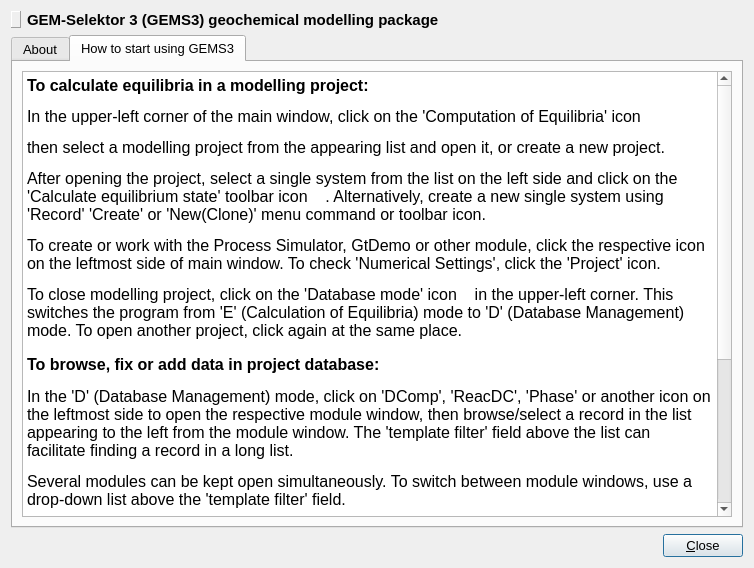
<?xml version="1.0" encoding="UTF-8"?>
<ui version="4.0">
 <class>HowToStartDialogData</class>
 <widget class="QDialog" name="HowToStartDialogData">
  <property name="geometry">
   <rect>
    <x>0</x>
    <y>0</y>
    <width>754</width>
    <height>568</height>
   </rect>
  </property>
  <property name="font">
   <font>
    <pointsize>10</pointsize>
   </font>
  </property>
  <property name="focusPolicy">
   <enum>Qt::TabFocus</enum>
  </property>
  <property name="windowTitle">
   <string>How To Start</string>
  </property>
  <layout class="QGridLayout" name="gridLayout">
   <item row="0" column="0">
    <widget class="QLabel" name="pLogoImg">
     <property name="sizePolicy">
      <sizepolicy hsizetype="Fixed" vsizetype="Fixed">
       <horstretch>0</horstretch>
       <verstretch>0</verstretch>
      </sizepolicy>
     </property>
     <property name="frameShape">
      <enum>QFrame::Panel</enum>
     </property>
     <property name="frameShadow">
      <enum>QFrame::Raised</enum>
     </property>
     <property name="pixmap">
      <pixmap resource="../GUI.qrc">:/Icons/gems50.png</pixmap>
     </property>
     <property name="scaledContents">
      <bool>true</bool>
     </property>
     <property name="alignment">
      <set>Qt::AlignCenter</set>
     </property>
     <property name="wordWrap">
      <bool>false</bool>
     </property>
    </widget>
   </item>
   <item row="0" column="1">
    <widget class="QLabel" name="label">
     <property name="font">
      <font>
       <pointsize>11</pointsize>
       <weight>75</weight>
       <bold>true</bold>
      </font>
     </property>
     <property name="text">
      <string>GEM-Selektor 3 (GEMS3) geochemical modelling package</string>
     </property>
    </widget>
   </item>
   <item row="1" column="0" colspan="3">
    <widget class="QTabWidget" name="tabWidget">
     <property name="currentIndex">
      <number>1</number>
     </property>
     <widget class="QWidget" name="tab">
      <attribute name="title">
       <string>About</string>
      </attribute>
      <layout class="QVBoxLayout" name="verticalLayout_2">
       <item>
        <widget class="QTextBrowser" name="textBrowser_2">
         <property name="font">
          <font>
           <pointsize>12</pointsize>
          </font>
         </property>
         <property name="autoFormatting">
          <set>QTextEdit::AutoBulletList</set>
         </property>
         <property name="html">
          <string>&lt;!DOCTYPE HTML PUBLIC &quot;-//W3C//DTD HTML 4.0//EN&quot; &quot;http://www.w3.org/TR/REC-html40/strict.dtd&quot;&gt;
&lt;html&gt;&lt;head&gt;&lt;meta name=&quot;qrichtext&quot; content=&quot;1&quot; /&gt;&lt;style type=&quot;text/css&quot;&gt;
p, li { white-space: pre-wrap; }
&lt;/style&gt;&lt;/head&gt;&lt;body style=&quot; font-family:'MS Shell Dlg 2'; font-size:12pt; font-weight:400; font-style:normal;&quot;&gt;
&lt;table border=&quot;0&quot; style=&quot;-qt-table-type: root; margin-top:4px; margin-bottom:4px; margin-left:4px; margin-right:4px;&quot;&gt;
&lt;tr&gt;
&lt;td style=&quot;border: none;&quot;&gt;
&lt;p style=&quot; margin-top:12px; margin-bottom:12px; margin-left:0px; margin-right:0px; -qt-block-indent:0; text-indent:0px;&quot;&gt;&lt;span style=&quot; font-weight:600;&quot;&gt;GEM-Selektor version 3&lt;/span&gt; (GEMS3) is a Gibbs Energy Minimization program package for interactive thermodynamic modeling of heterogeneous aquatic (geo)chemical systems, especially those involving metastability and dispersity of mineral phases, solid solution - aqueous solution equilbria, and adsorption/ion exchange. Processes of irreversible chemical mass transfer can be simulated from the principles of local and partial equilibrium. &lt;/p&gt;
&lt;p style=&quot; margin-top:12px; margin-bottom:12px; margin-left:0px; margin-right:0px; -qt-block-indent:0; text-indent:0px;&quot;&gt;The GEMS3 package includes a &lt;span style=&quot; font-weight:600;&quot;&gt;built-in (default) thermodynamic database&lt;/span&gt; in both thermochemical and reaction formats. 'Kernel' part of this database corresponds to the current edition of the Nagra-PSI database (Hummel et al., 2002). 'Complementary' part consists of the imported SUPCRT92 (Slop98.dat) database, commonly used in hydrothermal geochemistry. There are specific databases that can be downloaded from web sites of their developers (see more in Help documentation).  &lt;/p&gt;
&lt;p style=&quot; margin-top:12px; margin-bottom:12px; margin-left:0px; margin-right:0px; -qt-block-indent:0; text-indent:0px;&quot;&gt;A &lt;span style=&quot; font-weight:600;&quot;&gt;standalone variant of GEM solver - GEMS3K&lt;/span&gt; - is provided separately for use in coupled reactive transport modeling and related applications. The same numerical kernel (enhanced with the interpreter of GEMS Phase scripts) runs inside of the GEMS3 code.&lt;/p&gt;
&lt;p style=&quot; margin-top:12px; margin-bottom:12px; margin-left:0px; margin-right:0px; -qt-block-indent:0; text-indent:0px;&quot;&gt;The &lt;span style=&quot; font-weight:600;&quot;&gt;GEMS3 code is written in C/C++&lt;/span&gt;,  using the LGPL version of the Qt4.7 UI framework (&lt;a href=&quot;http://qt.nokia.com&quot;&gt;&lt;span style=&quot; text-decoration: underline; color:#0000ff;&quot;&gt;http://qt.nokia.com&lt;/span&gt;&lt;/a&gt;) and the GNU gcc compiler, which makes GEMS3 a cross-platform software for all major Linux, Mac OS X and Windows systems.&lt;/p&gt;
&lt;p style=&quot; margin-top:12px; margin-bottom:12px; margin-left:0px; margin-right:0px; -qt-block-indent:0; text-indent:0px;&quot;&gt;The GEMS3K code (the numerical kernel of GEMS3) is a C++ program without any GUI, only with ASCII file I/O, but capable to be compuled and executed also on parallel architectures. GEMS3K uses the public domain JAMA/C++ linear algebra package by Roldan Pozo (&lt;a href=&quot;http://math.nist.gov/tnt&quot;&gt;&lt;span style=&quot; text-decoration: underline; color:#0000ff;&quot;&gt;http://math.nist.gov/tnt&lt;/span&gt;&lt;/a&gt;).&lt;/p&gt;
&lt;p style=&quot; margin-top:12px; margin-bottom:12px; margin-left:0px; margin-right:0px; -qt-block-indent:0; text-indent:0px;&quot;&gt;&lt;span style=&quot; font-size:large; font-weight:600;&quot;&gt;Contacts &lt;/span&gt;&lt;/p&gt;
&lt;p style=&quot;-qt-paragraph-type:empty; margin-top:0px; margin-bottom:0px; margin-left:0px; margin-right:0px; -qt-block-indent:0; text-indent:0px; font-size:large; font-weight:600;&quot;&gt;&lt;/p&gt;
&lt;table border=&quot;1&quot; style=&quot; margin-top:0px; margin-bottom:0px; margin-left:0px; margin-right:0px;&quot; cellspacing=&quot;2&quot; cellpadding=&quot;2&quot;&gt;
&lt;tr&gt;
&lt;td style=&quot; vertical-align:top;&quot;&gt;
&lt;p style=&quot; margin-top:12px; margin-bottom:12px; margin-left:0px; margin-right:0px; -qt-block-indent:0; text-indent:0px;&quot;&gt;GEMS Development Team(PSI)&lt;br /&gt;C/O Dr. D. Kulik &lt;br /&gt;Laboratory for Waste Management&lt;br /&gt;Paul Scherrer Institut &lt;br /&gt;CH-5232 Villigen PSI &lt;br /&gt;Switzerland &lt;/p&gt;
&lt;p style=&quot; margin-top:12px; margin-bottom:12px; margin-left:0px; margin-right:0px; -qt-block-indent:0; text-indent:0px;&quot;&gt;&lt;a href=&quot;mailto:gems2.support@psi.ch&quot;&gt;&lt;span style=&quot; text-decoration: underline; color:#0000ff;&quot;&gt;gems2.support@psi.ch&lt;/span&gt;&lt;/a&gt;&lt;br /&gt;&lt;a href=&quot;http://les.web.psi.ch&quot;&gt;&lt;span style=&quot; text-decoration: underline; color:#0000ff;&quot;&gt;http://les.web.psi.ch&lt;/span&gt;&lt;/a&gt;&lt;br /&gt;&lt;a href=&quot;http://gems.web.psi.ch&quot;&gt;&lt;span style=&quot; text-decoration: underline; color:#0000ff;&quot;&gt;http://gems.web.psi.ch&lt;/span&gt;&lt;/a&gt; &lt;/p&gt;&lt;/td&gt;
&lt;td style=&quot; vertical-align:top;&quot;&gt;
&lt;p style=&quot; margin-top:0px; margin-bottom:0px; margin-left:0px; margin-right:0px; -qt-block-indent:0; text-indent:0px;&quot;&gt;&lt;br /&gt;GEMS Development Team (ETHZ IGP) &lt;br /&gt;C/O Dr. Thomas Wagner&lt;br /&gt;NW F 82.4&lt;br /&gt;Clausiusstrasse 25&lt;br /&gt;CH-8092 Zurich&lt;br /&gt;Switzerland &lt;/p&gt;
&lt;p style=&quot; margin-top:12px; margin-bottom:12px; margin-left:0px; margin-right:0px; -qt-block-indent:0; text-indent:0px;&quot;&gt;&lt;a href=&quot;mailto:thomas.wagner@erdw.ethz.ch&quot;&gt;&lt;span style=&quot; text-decoration: underline; color:#0000ff;&quot;&gt;thomas.wagner@erdw.ethz.ch&lt;/span&gt;&lt;/a&gt;&lt;br /&gt;&lt;a href=&quot;http://www.geopetro.ethz.ch&quot;&gt;&lt;span style=&quot; text-decoration: underline; color:#0000ff;&quot;&gt;http://www.geopetro.ethz.ch&lt;/span&gt;&lt;/a&gt; &lt;/p&gt;&lt;/td&gt;&lt;/tr&gt;&lt;/table&gt;
&lt;p style=&quot;-qt-paragraph-type:empty; margin-top:12px; margin-bottom:12px; margin-left:0px; margin-right:0px; -qt-block-indent:0; text-indent:0px;&quot;&gt;&lt;/p&gt;&lt;/td&gt;&lt;/tr&gt;&lt;/table&gt;&lt;/body&gt;&lt;/html&gt;</string>
         </property>
         <property name="openExternalLinks">
          <bool>true</bool>
         </property>
         <property name="openLinks">
          <bool>true</bool>
         </property>
        </widget>
       </item>
      </layout>
     </widget>
     <widget class="QWidget" name="tab_2">
      <attribute name="title">
       <string>How to start using GEMS3</string>
      </attribute>
      <layout class="QVBoxLayout" name="verticalLayout_3">
       <item>
        <widget class="QTextBrowser" name="textBrowser_3">
         <property name="html">
          <string>&lt;!DOCTYPE HTML PUBLIC &quot;-//W3C//DTD HTML 4.0//EN&quot; &quot;http://www.w3.org/TR/REC-html40/strict.dtd&quot;&gt;
&lt;html&gt;&lt;head&gt;&lt;meta name=&quot;qrichtext&quot; content=&quot;1&quot; /&gt;&lt;style type=&quot;text/css&quot;&gt;
p, li { white-space: pre-wrap; }
&lt;/style&gt;&lt;/head&gt;&lt;body style=&quot; font-family:'MS Shell Dlg 2'; font-size:10pt; font-weight:400; font-style:normal;&quot;&gt;
&lt;table border=&quot;0&quot; style=&quot;-qt-table-type: root; margin-top:4px; margin-bottom:4px; margin-left:4px; margin-right:4px;&quot;&gt;
&lt;tr&gt;
&lt;td style=&quot;border: none;&quot;&gt;
&lt;p style=&quot; margin-top:14px; margin-bottom:12px; margin-left:0px; margin-right:0px; -qt-block-indent:0; text-indent:0px;&quot;&gt;&lt;span style=&quot; font-size:12pt; font-weight:600;&quot;&gt;To calculate equilibria in a modelling project:&lt;/span&gt;&lt;span style=&quot; font-size:12pt;&quot;&gt; &lt;/span&gt;&lt;/p&gt;
&lt;p style=&quot; margin-top:12px; margin-bottom:12px; margin-left:0px; margin-right:0px; -qt-block-indent:0; text-indent:0px;&quot;&gt;&lt;span style=&quot; font-size:12pt;&quot;&gt;In the upper-left corner of the main window, click on the 'Computation of Equilibria' icon  &lt;/span&gt;&lt;img src=&quot;:/help/Icons/EquilibriumModeIcon24.png&quot; /&gt;&lt;/p&gt;
&lt;p style=&quot; margin-top:12px; margin-bottom:12px; margin-left:0px; margin-right:0px; -qt-block-indent:0; text-indent:0px;&quot;&gt;&lt;span style=&quot; font-size:12pt;&quot;&gt;then select a modelling project from the appearing list and open it, or create a new project. &lt;/span&gt;&lt;/p&gt;
&lt;p style=&quot; margin-top:12px; margin-bottom:12px; margin-left:0px; margin-right:0px; -qt-block-indent:0; text-indent:0px;&quot;&gt;&lt;span style=&quot; font-size:12pt;&quot;&gt;After opening the project, select a single system from the list on the left side and click on the 'Calculate equilibrium state' toolbar icon &lt;/span&gt;&lt;img src=&quot;:/help/Icons/CalculateGEMIcon24.png&quot; /&gt;&lt;span style=&quot; font-size:12pt;&quot;&gt;   . Alternatively, create a new single system using 'Record' 'Create' or 'New(Clone)' menu command or toolbar icon.&lt;/span&gt;&lt;/p&gt;
&lt;p style=&quot; margin-top:12px; margin-bottom:12px; margin-left:0px; margin-right:0px; -qt-block-indent:0; text-indent:0px;&quot;&gt;&lt;span style=&quot; font-size:12pt;&quot;&gt;To create or work with the Process Simulator, GtDemo or other module, click the respective icon on the leftmost side of main window. To check 'Numerical Settings', click the 'Project' icon.&lt;/span&gt;&lt;/p&gt;
&lt;p style=&quot; margin-top:12px; margin-bottom:12px; margin-left:0px; margin-right:0px; -qt-block-indent:0; text-indent:0px;&quot;&gt;&lt;span style=&quot; font-size:12pt;&quot;&gt;To close modelling project, click on the 'Database mode' icon  &lt;/span&gt;&lt;img src=&quot;:/help/Icons/DatabaseModeIcon24.png&quot; /&gt;&lt;span style=&quot; font-size:12pt;&quot;&gt;  in the upper-left corner. This switches the program from 'E' (Calculation of Equilibria) mode to 'D' (Database Management) mode. To open another project, click again at the same place. &lt;/span&gt;&lt;/p&gt;
&lt;p style=&quot; margin-top:12px; margin-bottom:12px; margin-left:0px; margin-right:0px; -qt-block-indent:0; text-indent:0px;&quot;&gt;&lt;span style=&quot; font-size:12pt; font-weight:600;&quot;&gt;To browse, fix or add data in project database:&lt;/span&gt;&lt;span style=&quot; font-size:14pt;&quot;&gt; &lt;/span&gt;&lt;/p&gt;
&lt;p style=&quot; margin-top:12px; margin-bottom:12px; margin-left:0px; margin-right:0px; -qt-block-indent:0; text-indent:0px;&quot;&gt;&lt;span style=&quot; font-size:12pt;&quot;&gt;In the 'D' (Database Management) mode, click on 'DComp', 'ReacDC', 'Phase' or another icon on the leftmost side to open the respective module window, then browse/select a record in the list appearing to the left from the module window. The 'template filter' field above the list can facilitate finding a record in a long list. &lt;/span&gt;&lt;/p&gt;
&lt;p style=&quot; margin-top:12px; margin-bottom:12px; margin-left:0px; margin-right:0px; -qt-block-indent:0; text-indent:0px;&quot;&gt;&lt;span style=&quot; font-size:12pt;&quot;&gt;Several modules can be kept open simultaneously. To switch between module windows, use a drop-down list above the 'template filter' field. &lt;/span&gt;&lt;/p&gt;
&lt;p style=&quot; margin-top:12px; margin-bottom:12px; margin-left:0px; margin-right:0px; -qt-block-indent:0; text-indent:0px;&quot;&gt;&lt;span style=&quot; font-size:12pt;&quot;&gt;To access and manage more database modules, use the 'Modules' menu. &lt;/span&gt;&lt;/p&gt;
&lt;p style=&quot;-qt-paragraph-type:empty; margin-top:12px; margin-bottom:12px; margin-left:0px; margin-right:0px; -qt-block-indent:0; text-indent:0px; font-size:12pt;&quot;&gt;&lt;/p&gt;
&lt;p style=&quot; margin-top:12px; margin-bottom:12px; margin-left:0px; margin-right:0px; -qt-block-indent:0; text-indent:0px;&quot;&gt;&lt;span style=&quot; font-size:12pt; font-weight:600;&quot;&gt;To open Help Window&lt;/span&gt;&lt;span style=&quot; font-size:12pt;&quot;&gt; (separate from the Main Window):&lt;/span&gt;&lt;/p&gt;
&lt;p style=&quot; margin-top:12px; margin-bottom:12px; margin-left:0px; margin-right:0px; -qt-block-indent:0; text-indent:0px;&quot;&gt;&lt;span style=&quot; font-size:12pt;&quot;&gt;click in a data object field on the module window page and press F1. &lt;/span&gt;&lt;/p&gt;
&lt;p style=&quot; margin-top:12px; margin-bottom:12px; margin-left:0px; margin-right:0px; -qt-block-indent:0; text-indent:0px;&quot;&gt;&lt;span style=&quot; font-size:12pt;&quot;&gt;Alternatively, click 'Help' button or the 'Show Help' icon &lt;/span&gt;&lt;img src=&quot;:/help/Icons/ShowHelpWindowIcon24.png&quot; /&gt;&lt;span style=&quot; font-size:12pt;&quot;&gt;. &lt;/span&gt;&lt;/p&gt;
&lt;p style=&quot; margin-top:12px; margin-bottom:12px; margin-left:0px; margin-right:0px; -qt-block-indent:0; text-indent:0px;&quot;&gt;&lt;span style=&quot; font-size:12pt;&quot;&gt;Most icons, buttons, and data fields display tooltips on hovering the mouse pointer  over them for 1-2 seconds.&lt;/span&gt;&lt;/p&gt;
&lt;p style=&quot;-qt-paragraph-type:empty; margin-top:12px; margin-bottom:12px; margin-left:0px; margin-right:0px; -qt-block-indent:0; text-indent:0px; font-size:12pt;&quot;&gt;&lt;/p&gt;&lt;/td&gt;&lt;/tr&gt;&lt;/table&gt;&lt;/body&gt;&lt;/html&gt;</string>
         </property>
         <property name="openExternalLinks">
          <bool>true</bool>
         </property>
         <property name="openLinks">
          <bool>true</bool>
         </property>
        </widget>
       </item>
      </layout>
     </widget>
    </widget>
   </item>
   <item row="2" column="0" colspan="2">
    <spacer name="horizontalSpacer">
     <property name="orientation">
      <enum>Qt::Horizontal</enum>
     </property>
     <property name="sizeHint" stdset="0">
      <size>
       <width>537</width>
       <height>20</height>
      </size>
     </property>
    </spacer>
   </item>
   <item row="2" column="2">
    <widget class="QPushButton" name="pushButton">
     <property name="maximumSize">
      <size>
       <width>80</width>
       <height>16777215</height>
      </size>
     </property>
     <property name="text">
      <string>&amp;Close</string>
     </property>
    </widget>
   </item>
  </layout>
 </widget>
 <resources>
  <include location="../GUI.qrc"/>
 </resources>
 <connections>
  <connection>
   <sender>pushButton</sender>
   <signal>clicked()</signal>
   <receiver>HowToStartDialogData</receiver>
   <slot>close()</slot>
   <hints>
    <hint type="sourcelabel">
     <x>342</x>
     <y>486</y>
    </hint>
    <hint type="destinationlabel">
     <x>219</x>
     <y>253</y>
    </hint>
   </hints>
  </connection>
 </connections>
</ui>
